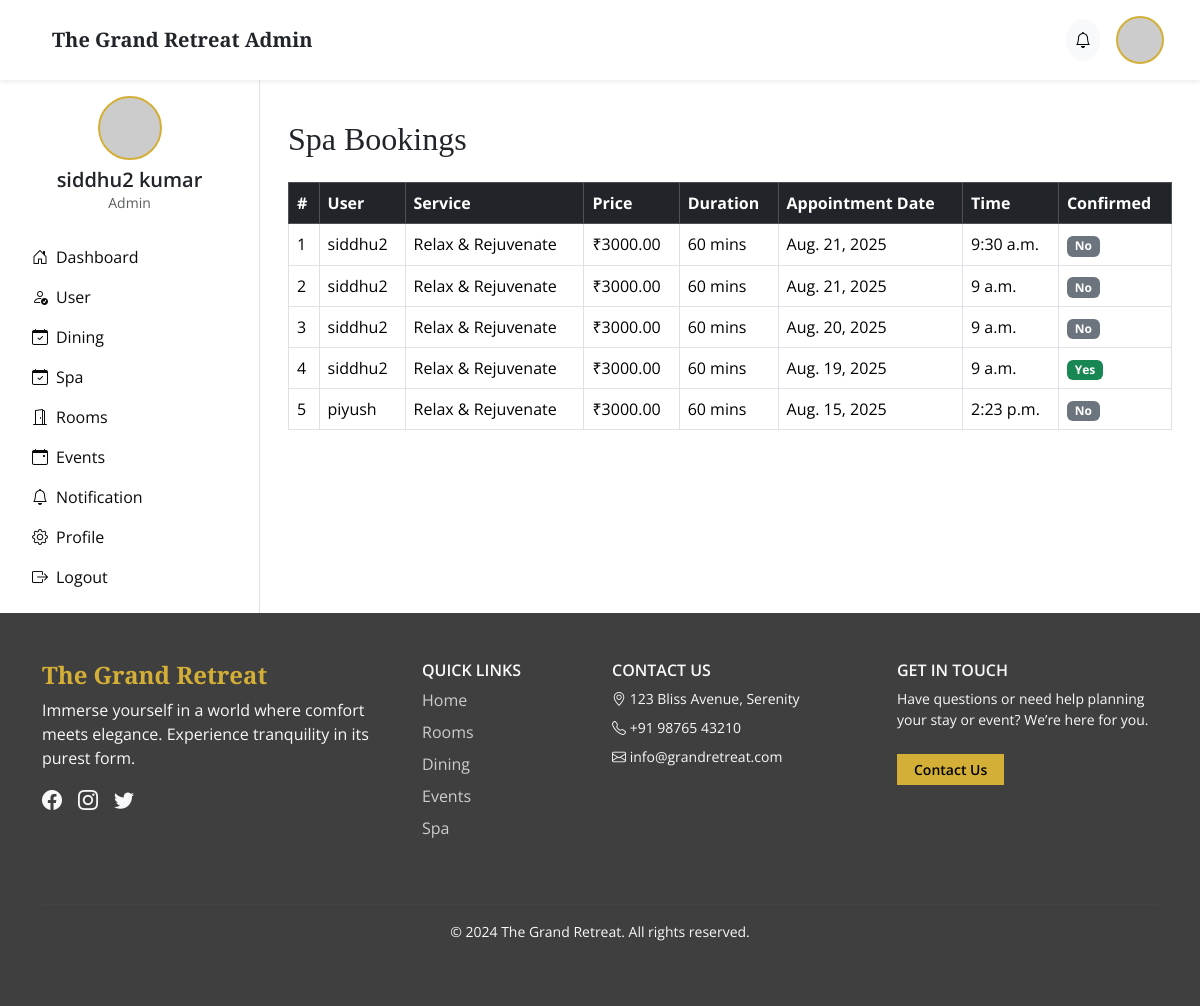
The app's page /spas/admin-spa/ (signed in) with its own data.
### accounts/models.py (models this page shows)
class User(AbstractUser):
    name = models.CharField(max_length=255, null=True, blank=True)
    contact = models.CharField(max_length=13)
    gender = models.CharField(max_length=3, choices=(('M',"male"),('f',"female"),('o',"other"),('N/A',"don't want to mention")))
    user = models.CharField(max_length=1, choices=(
        ("s","supplier"),
        ("c","customer")
    ))

### spas/models.py (models this page shows, shortened)
class SpaBooking(models.Model):
    user = models.ForeignKey(User, on_delete=models.CASCADE)
    service = models.ForeignKey(SpaService, on_delete=models.CASCADE)
    appointment_date = models.DateField()
    appointment_time = models.TimeField()
    is_confirmed = models.BooleanField(default=False)

class SpaService(models.Model):
    name = models.CharField(max_length=100)
    description = models.TextField()
    price = models.DecimalField(max_digits=10, decimal_places=2)
    duration_in_minutes = models.PositiveIntegerField(default=60)  # e.g., 60 for 1 hour

### spas/views.py (the view)
# urls.py: path('admin-spa/', views.admin_spa, name='Adminspa'),
@login_required
def admin_spa(request):
    bookings = SpaBooking.objects.select_related('user', 'service').order_by('-appointment_date', '-appointment_time')
    return render(request, 'admin_spa.html', {'bookings': bookings})

### spas/templates/admin_spa.html (shortened to what this page needs)
{% extends 'base.html' %}
{% block main %}
<div class="container py-4">
  <h2 class="mb-4 text-gold">Spa Bookings</h2>
  {% if bookings %}
    <div class="table-responsive">
      <table class="table table-bordered table-hover align-middle">
        <thead class="table-dark">
          <tr>
            <th>#</th>
            <th>User</th>
            <th>Service</th>
            <th>Price</th>
            <th>Duration</th>
            <th>Appointment Date</th>
            <th>Time</th>
            <th>Confirmed</th>
          </tr>
        </thead>
        <tbody>
          {% for booking in bookings %}
            <tr>
              <td>{{ forloop.counter }}</td>
              <td>{{ booking.user.username }}</td>
              <td>{{ booking.service.name }}</td>
              <td>₹{{ booking.service.price }}</td>
              <td>{{ booking.service.duration_in_minutes }} mins</td>
              <td>{{ booking.appointment_date }}</td>
              <td>{{ booking.appointment_time }}</td>
              <td>
                {% if booking.is_confirmed %}
                  <span class="badge bg-success">Yes</span>
                {% else %}
                  <span class="badge bg-secondary">No</span>
                {% endif %}
              </td>
            </tr>
          {% endfor %}
        </tbody>
      </table>
    </div>
  {% else %}
    <p class="text-muted">No spa bookings found.</p>
  {% endif %}
</div>
{% endblock %}

### main/templates/base.html (shortened to what this page needs)
<!DOCTYPE html>
<html lang="en">
<head>
    <link href="https://cdn.jsdelivr.net/npm/bootstrap@5.3.3/dist/css/bootstrap.min.css" rel="stylesheet" />
    <link href="https://cdn.jsdelivr.net/npm/bootstrap-icons@1.10.5/font/bootstrap-icons.css" rel="stylesheet" />
    <link href="https://unpkg.com/aos@2.3.4/dist/aos.css" rel="stylesheet" />
</head>
<body>
{% if user.is_authenticated and user.is_staff %}
    <header class="navbar navbar-expand-lg bg-white shadow-sm px-4 py-3">
        <div class="container-fluid d-flex justify-content-between align-items-center">
            <div class="d-flex align-items-center gap-3">
                <h2 class="h5 mb-0 fw-bold text-dark">The Grand Retreat Admin</h2>
            </div>
            <div class="d-flex align-items-center gap-3">
                <a href="{% url 'AdminNotification' %}" class="btn btn-light rounded-circle p-2" title="Notifications">
                    <i class="bi bi-bell"></i>
                </a>
                <div class="dropdown ">
                    <div class="sidebar-avatar dropdown-toggle" data-bs-toggle="dropdown"
                         style="background-image: url('{% if profile.profile_picture %}{{ profile.profile_picture.url }}{% else %}https://ui-avatars.com/api/?name={{ user.get_full_name|default:user.username }}&background=d4af37&color=fff{% endif %}');">
                    </div>
                </div>
            </div>
        </div>
    </header>
    <div class="d-flex flex-grow-1">
        <aside class="bg-white border-end p-3" style="width: 260px;" role="navigation">
            <div class="text-center mb-4">
    <div class="sidebar-avatar sidebar-avatar-lg mx-auto mb-2"
        style="background-image: url('{% if profile.profile_picture %}{{ profile.profile_picture.url }}{% else %}https://ui-avatars.com/api/?name={{ user.get_full_name|default:user.username }}&background=d4af37&color=fff{% endif %}');">
    </div>
    <h5 class="mb-0 fw-semibold">{{ user.get_full_name|default:user.username }}</h5>
    <p class="text-muted small mb-0">Admin</p>
</div>
            <nav class="nav flex-column">
                <a class="nav-link text-dark d-flex align-items-center gap-2" href="{% url 'AdminDashboard' %}"><i class="bi bi-house-door"></i> Dashboard</a>
                <a class="nav-link text-dark d-flex align-items-center gap-2" href="{% url 'AdminDashboard' %}"><i class="bi bi-person-check"></i> User</a>
                <a class="nav-link text-dark d-flex align-items-center gap-2" href="{% url 'Admindinish' %}"><i class="bi bi-calendar-check"></i> Dining</a>
                <a class="nav-link text-dark d-flex align-items-center gap-2" href="{% url 'Adminspa' %}"><i class="bi bi-calendar-check"></i> Spa</a>
                <a class="nav-link text-dark d-flex align-items-center gap-2" href="{% url 'adminRoom' %}"><i class="bi bi-door-open"></i> Rooms</a>
                <a class="nav-link text-dark d-flex align-items-center gap-2" href="{% url 'adminEvent' %}"><i class="bi bi-calendar-event"></i> Events</a>
                <a class="nav-link text-dark d-flex align-items-center gap-2" href="{% url 'AdminNotification' %}"><i class="bi bi-bell"></i> Notification</a>
                <a class="nav-link text-dark d-flex align-items-center gap-2" href="{% url 'admin_profile' %}"><i class="bi bi-gear"></i> Profile </a>
                <a class="nav-link text-dark d-flex align-items-center gap-2" href="{% url 'logout' %}"><i class="bi bi-box-arrow-right"></i> Logout</a>
            </nav>
        </aside>
        <main class="flex-grow-1 p-3">
            {% block main %}{% endblock %}
        </main>
    </div>
{% endif %}
    <footer class="py-5 text-light" style="background: #403f3f;">
      <div class="container">
        <div class="row gy-4">
          <div class="col-lg-4">
            <h4 class="fw-bold" style="color: #d4af37;">The Grand Retreat</h4>
            <p>Immerse yourself in a world where comfort meets elegance. Experience tranquility in its purest form.</p>
            <div class="d-flex mt-3">
              <a href="#" class="me-3 text-light fs-5"><i class="bi bi-facebook"></i></a>
              <a href="#" class="me-3 text-light fs-5"><i class="bi bi-instagram"></i></a>
              <a href="#" class="text-light fs-5"><i class="bi bi-twitter"></i></a>
            </div>
          </div>
          <div class="col-lg-2">
            <h6 class="text-uppercase text-gold fw-semibold">Quick Links</h6>
            <ul class="list-unstyled">
              <li><a href="#" class="footer-link">Home</a></li>
              <li><a href="#" class="footer-link">Rooms</a></li>
              <li><a href="#" class="footer-link">Dining</a></li>
              <li><a href="#" class="footer-link">Events</a></li>
              <li><a href="#" class="footer-link">Spa</a></li>
            </ul>
          </div>
          <div class="col-lg-3">
            <h6 class="text-uppercase text-gold fw-semibold">Contact Us</h6>
            <ul class="list-unstyled small">
              <li class="mb-2"><i class="bi bi-geo-alt text-gold"></i> 123 Bliss Avenue, Serenity</li>
              <li class="mb-2"><i class="bi bi-telephone text-gold"></i> +91 98765 43210</li>
              <li><i class="bi bi-envelope text-gold"></i> info@grandretreat.com</li>
            </ul>
          </div>
         <div class="col-lg-3">
  <h6 class="text-uppercase text-gold fw-semibold">Get in Touch</h6>
  <p class="small">Have questions or need help planning your stay or event? We’re here for you.</p>
  <a href="{% url 'contact' %}" class="btn btn-gold btn-sm rounded-0 px-3 mt-2">Contact Us</a>
</div>
        </div>
        <hr class="mt-5" style="border-top: 1px solid rgba(255,255,255,0.1);" />
        <p class="text-center mt-3 small ">&copy; 2024 The Grand Retreat. All rights reserved.</p>
      </div>
    </footer>
</body>
</html>

### main/templates/base.html (style rules this page uses)
body { font-family: 'Open Sans', sans-serif; background-color: #fff; scroll-behavior: smooth; }
h1, h2, h3, h4 { font-family: 'Playfair Display', serif; }
.navbar { background: #787878; }
.navbar-brand, .nav-link, .navbar-toggler-icon { color: #0a0a0a !important; }
.sidebar-avatar { background-size: cover; background-position: center; width: 48px; height: 48px; border-radius: 50%; border: 2px solid #d4af37; }
.sidebar-avatar-lg { width: 64px; height: 64px; }
.btn-gold { background-color: #d4af37; color: #000; font-weight: 600; border-radius: 50px; }
.footer-link { display: block; color: #ccc; margin-bottom: 0.5rem; transition: all 0.3s ease; text-decoration: none; }
.sidebar-avatar.dropdown-toggle::after { display: none !important; }

### records on screen
User: get_full_name "siddhu2 kumar"
SpaBooking: user.username "siddhu2", service.name "Relax & Rejuvenate", service.price "3000.00", service.duration_in_minutes "60", appointment_date "Aug. 21, 2025", appointment_time "9:30 a.m.", is_confirmed "No"
SpaBooking: user.username "siddhu2", service.name "Relax & Rejuvenate", service.price "3000.00", service.duration_in_minutes "60", appointment_date "Aug. 21, 2025", appointment_time "9 a.m.", is_confirmed "No"
SpaBooking: user.username "siddhu2", service.name "Relax & Rejuvenate", service.price "3000.00", service.duration_in_minutes "60", appointment_date "Aug. 20, 2025", appointment_time "9 a.m.", is_confirmed "No"
SpaBooking: user.username "siddhu2", service.name "Relax & Rejuvenate", service.price "3000.00", service.duration_in_minutes "60", appointment_date "Aug. 19, 2025", appointment_time "9 a.m.", is_confirmed "Yes"
SpaBooking: user.username "piyush", service.name "Relax & Rejuvenate", service.price "3000.00", service.duration_in_minutes "60", appointment_date "Aug. 15, 2025", appointment_time "2:23 p.m.", is_confirmed "No"
